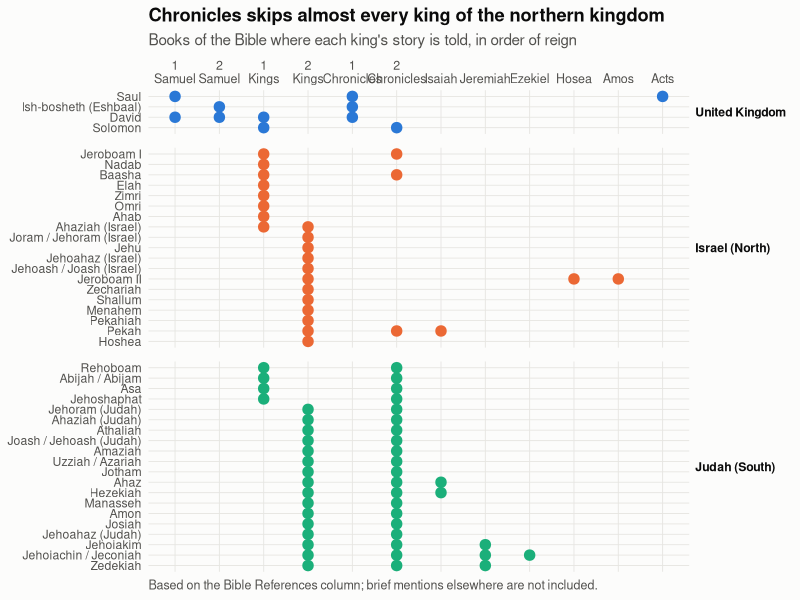
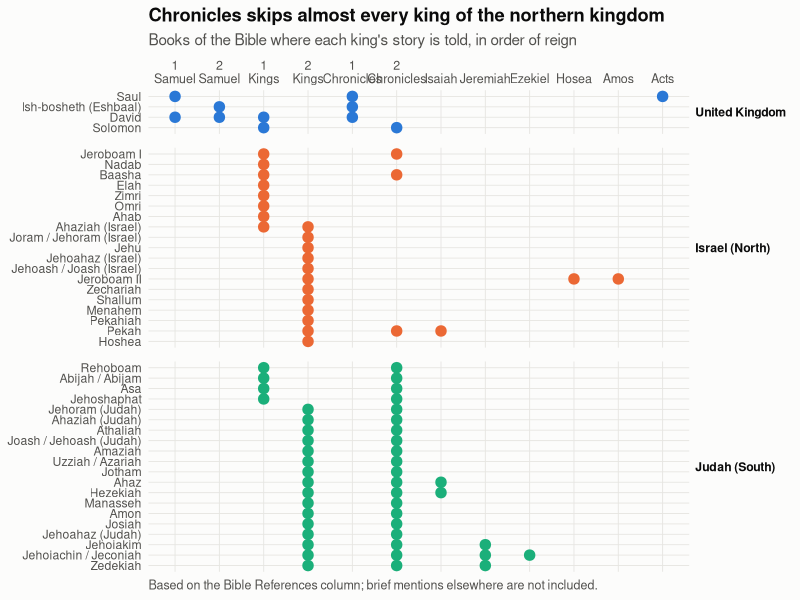

R code for these plots, in order:
library(tidyverse)

#### loading the data set ##########
Monarchs <- read_csv("IsraelMonarchs_v2.csv")

#### finding which books each king appears in ##########
kingdom_cols <- c("United Kingdom" = "#2a78d6",
                  "Israel (North)" = "#eb6834",
                  "Judah (South)"  = "#1baf7a")

# book name -> pattern in the Bible References column ("1 & 2 Samuel" counts for both)
books <- c("1 Samuel"     = "1 (& 2 )?Samuel",
           "2 Samuel"     = "2 Samuel",
           "1 Kings"      = "1 Kings",
           "2 Kings"      = "2 Kings",
           "1 Chronicles" = "1 Chronicles",
           "2 Chronicles" = "2 Chronicles",
           "Isaiah"       = "Isaiah",
           "Jeremiah"     = "Jeremiah",
           "Ezekiel"      = "Ezekiel",
           "Hosea"        = "Hosea",
           "Amos"         = "Amos",
           "Acts"         = "Acts")

king_books <- Monarchs %>%
  mutate(Kingdom = recode(Kingdom,
                          "United Kingdom of Israel"   = "United Kingdom",
                          "Northern Kingdom of Israel" = "Israel (North)",
                          "Southern Kingdom (Judah)"   = "Judah (South)"),
         Kingdom = factor(Kingdom, levels = names(kingdom_cols)),
         King = fct_reorder(`Name of King`, `#`, .desc = TRUE)) %>%
  select(King, Kingdom, `Bible References`) %>%
  crossing(Book = names(books)) %>%
  filter(str_detect(`Bible References`, books[Book])) %>%
  mutate(Book = factor(Book, levels = names(books)))

#### chart ##########
references_chart <- ggplot(king_books, aes(x = Book, y = King, colour = Kingdom)) +
  geom_point(size = 3.2) +
  facet_grid(Kingdom ~ ., scales = "free_y", space = "free_y") +
  scale_colour_manual(values = kingdom_cols, guide = "none") +
  scale_x_discrete(position = "top", drop = FALSE,
                   labels = function(x) str_replace(x, " ", "\n")) +
  labs(title = "Chronicles skips almost every king of the northern kingdom",
       subtitle = "Books of the Bible where each king's story is told, in order of reign",
       caption = "Based on the Bible References column; brief mentions elsewhere are not included.",
       x = NULL, y = NULL) +
  theme_minimal(base_size = 11) +
  theme(plot.background    = element_rect(fill = "#fcfcfb", colour = NA),
        panel.grid.minor   = element_blank(),
        panel.grid.major   = element_line(colour = "#e6e5e1", linewidth = 0.3),
        panel.spacing.y    = unit(10, "pt"),
        strip.text.y       = element_text(angle = 0, hjust = 0, face = "bold", colour = "#0b0b0b"),
        plot.title         = element_text(face = "bold", colour = "#0b0b0b"),
        plot.subtitle      = element_text(colour = "#52514e"),
        plot.caption       = element_text(colour = "#52514e", hjust = 0, size = 9),
        axis.text          = element_text(colour = "#52514e"),
        axis.text.x.top    = element_text(vjust = 0, size = 9))

references_chart

ggsave("Kings_by_bible_references.png", references_chart, width = 9, height = 10, dpi = 200)
